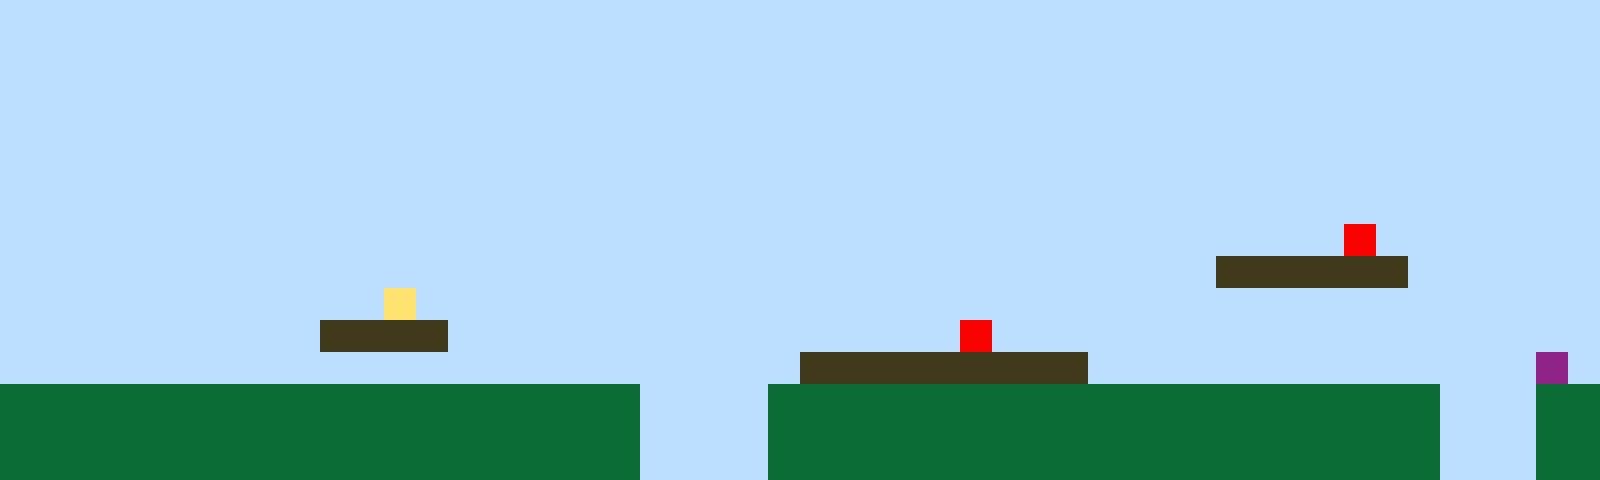

Rendered tile map (Tiled .tmx) drawn with the repository's tilesets; below, a short description and the full map source, tile grids included:
An orthogonal 50x15 tile map with 32x32 px tiles, 1 tile layer (Tile Layer 1).

<map version="1.10" tiledversion="1.11.2" orientation="orthogonal" renderorder="right-up" width="50" height="15" tilewidth="32" tileheight="32" infinite="0" nextlayerid="2" nextobjectid="1"><editorsettings><export target="map1.csv" format="csv" /></editorsettings><tileset firstgid="1" name="sprites" tilewidth="32" tileheight="32" tilecount="6" columns="3"><image source="sprites.png" width="96" height="64" /></tileset><layer id="1" name="Tile Layer 1" width="50" height="15"><data encoding="csv">1,1,1,1,1,1,1,1,1,1,1,1,1,1,1,1,1,1,1,1,1,1,1,1,1,1,1,1,1,1,1,1,1,1,1,1,1,1,1,1,1,1,1,1,1,1,1,1,1,1,1,1,1,1,1,1,1,1,1,1,1,1,1,1,1,1,1,1,1,1,1,1,1,1,1,1,1,1,1,1,1,1,1,1,1,1,1,1,1,1,1,1,1,1,1,1,1,1,1,1,1,1,1,1,1,1,1,1,1,1,1,1,1,1,1,1,1,1,1,1,1,1,1,1,1,1,1,1,1,1,1,1,1,1,1,1,1,1,1,1,1,1,1,1,1,1,1,1,1,1,1,1,1,1,1,1,1,1,1,1,1,1,1,1,1,1,1,1,1,1,1,1,1,1,1,1,1,1,1,1,1,1,1,1,1,1,1,1,1,1,1,1,1,1,1,1,1,1,1,1,1,1,1,1,1,1,1,1,1,1,1,1,1,1,1,1,1,1,1,1,1,1,1,1,1,1,1,1,1,1,1,1,1,1,1,1,1,1,1,1,1,1,1,1,1,1,1,1,1,1,1,1,1,1,1,1,1,1,1,1,1,1,1,1,1,1,1,1,1,1,1,1,1,1,1,1,1,1,1,1,1,1,1,1,1,1,1,1,1,1,1,1,1,1,1,1,1,1,1,1,1,1,1,1,1,1,1,1,1,1,1,1,1,1,1,1,1,1,1,1,1,1,1,1,1,1,1,1,1,1,1,1,1,1,1,1,1,1,1,1,1,1,1,1,1,1,1,1,1,1,1,1,1,1,1,1,1,1,1,1,1,1,1,1,1,1,1,1,1,1,1,1,1,1,1,1,1,1,1,1,1,1,1,1,1,1,1,1,1,1,1,1,5,1,1,1,1,1,1,1,1,1,1,1,1,1,1,1,1,1,1,1,1,1,1,1,1,1,1,1,1,1,1,1,1,1,1,1,1,1,1,1,1,1,1,1,1,1,3,3,3,3,3,3,1,1,1,1,1,1,1,1,1,1,1,1,1,1,1,1,1,1,4,1,1,1,1,1,1,1,1,1,1,1,1,1,1,1,1,1,1,1,1,1,1,1,1,1,1,1,1,1,1,1,1,1,1,1,1,1,1,1,1,1,1,1,1,1,1,1,3,3,3,3,1,1,1,1,1,1,1,1,1,1,1,1,1,1,1,1,5,1,1,1,1,1,1,1,1,1,1,1,1,1,1,1,1,1,1,1,1,1,1,1,1,1,1,1,1,1,1,1,1,1,1,1,1,1,1,1,1,1,1,1,1,3,3,3,3,3,3,3,3,3,1,1,1,1,1,1,1,1,1,1,1,1,1,1,6,1,2,2,2,2,2,2,2,2,2,2,2,2,2,2,2,2,2,2,2,2,1,1,1,1,2,2,2,2,2,2,2,2,2,2,2,2,2,2,2,2,2,2,2,2,2,1,1,1,2,2,2,2,2,2,2,2,2,2,2,2,2,2,2,2,2,2,2,2,2,2,1,1,1,1,2,2,2,2,2,2,2,2,2,2,2,2,2,2,2,2,2,2,2,2,2,1,1,1,2,2,2,2,2,2,2,2,2,2,2,2,2,2,2,2,2,2,2,2,2,2,1,1,1,1,2,2,2,2,2,2,2,2,2,2,2,2,2,2,2,2,2,2,2,2,2,1,1,1,2,2</data></layer></map>
